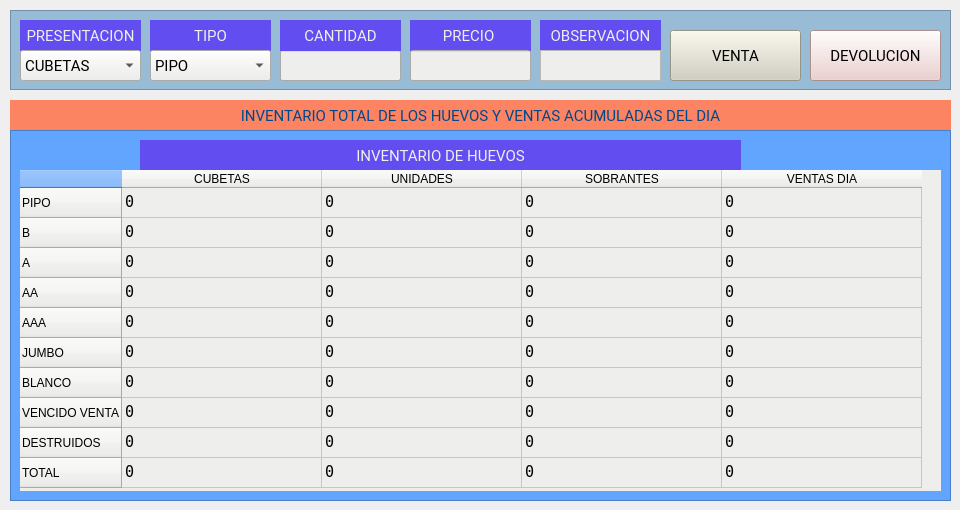
    <widget class="QWidget" name="ventas">
     <attribute name="title">
      <string>INVENTARIO / VENTAS</string>
     </attribute>
     <widget class="QLabel" name="label_10">
      <property name="geometry">
       <rect>
        <x>20</x>
        <y>20</y>
        <width>121</width>
        <height>31</height>
       </rect>
      </property>
      <property name="font">
       <font>
        <family>Roboto</family>
        <pointsize>11</pointsize>
        <weight>50</weight>
        <italic>false</italic>
        <bold>false</bold>
       </font>
      </property>
      <property name="styleSheet">
       <string notr="true">font: 11pt &quot;Roboto&quot;;
color: rgb(238, 238, 236);
background-color: rgb(98, 77, 240);</string>
      </property>
      <property name="text">
       <string>PRESENTACION</string>
      </property>
      <property name="alignment">
       <set>Qt::AlignCenter</set>
      </property>
     </widget>
     <widget class="QComboBox" name="presentacion_venta">
      <property name="geometry">
       <rect>
        <x>20</x>
        <y>50</y>
        <width>121</width>
        <height>31</height>
       </rect>
      </property>
      <property name="font">
       <font>
        <family>Roboto</family>
        <pointsize>11</pointsize>
        <weight>50</weight>
        <italic>false</italic>
        <bold>false</bold>
       </font>
      </property>
      <property name="styleSheet">
       <string notr="true">background-color: rgb(238, 238, 236);</string>
      </property>
      <item>
       <property name="text">
        <string>CUBETAS</string>
       </property>
      </item>
      <item>
       <property name="text">
        <string>SOBRANTES</string>
       </property>
      </item>
     </widget>
     <widget class="QFrame" name="frame">
      <property name="geometry">
       <rect>
        <x>10</x>
        <y>130</y>
        <width>941</width>
        <height>371</height>
       </rect>
      </property>
      <property name="font">
       <font>
        <family>Roboto</family>
        <pointsize>11</pointsize>
        <weight>50</weight>
        <italic>false</italic>
        <bold>false</bold>
       </font>
      </property>
      <property name="styleSheet">
       <string notr="true">background-color: rgb(97, 165, 255);</string>
      </property>
      <property name="frameShape">
       <enum>QFrame::StyledPanel</enum>
      </property>
      <property name="frameShadow">
       <enum>QFrame::Raised</enum>
      </property>
      <widget class="QTableWidget" name="tabla_inventario">
       <property name="geometry">
        <rect>
         <x>10</x>
         <y>40</y>
         <width>921</width>
         <height>321</height>
        </rect>
       </property>
       <property name="font">
        <font>
         <family>Andale Mono</family>
         <pointsize>11</pointsize>
         <weight>50</weight>
         <italic>false</italic>
         <bold>false</bold>
        </font>
       </property>
       <property name="layoutDirection">
        <enum>Qt::LeftToRight</enum>
       </property>
       <property name="styleSheet">
        <string notr="true">font: 11pt &quot;Andale Mono&quot;;
background-color: rgb(238, 238, 236);</string>
       </property>
       <property name="frameShape">
        <enum>QFrame::NoFrame</enum>
       </property>
       <property name="frameShadow">
        <enum>QFrame::Raised</enum>
       </property>
       <property name="verticalScrollBarPolicy">
        <enum>Qt::ScrollBarAlwaysOff</enum>
       </property>
       <property name="horizontalScrollBarPolicy">
        <enum>Qt::ScrollBarAlwaysOff</enum>
       </property>
       <property name="autoScroll">
        <bool>false</bool>
       </property>
       <property name="editTriggers">
        <set>QAbstractItemView::NoEditTriggers</set>
       </property>
       <property name="showGrid">
        <bool>true</bool>
       </property>
       <property name="cornerButtonEnabled">
        <bool>true</bool>
       </property>
       <attribute name="horizontalHeaderDefaultSectionSize">
        <number>200</number>
       </attribute>
       <attribute name="horizontalHeaderHighlightSections">
        <bool>true</bool>
       </attribute>
       <row>
        <property name="text">
         <string>PIPO</string>
        </property>
       </row>
       <row>
        <property name="text">
         <string>B</string>
        </property>
       </row>
       <row>
        <property name="text">
         <string>A</string>
        </property>
       </row>
       <row>
        <property name="text">
         <string>AA</string>
        </property>
       </row>
       <row>
        <property name="text">
         <string>AAA</string>
        </property>
       </row>
       <row>
        <property name="text">
         <string>JUMBO</string>
        </property>
       </row>
       <row>
        <property name="text">
         <string>BLANCO</string>
        </property>
       </row>
       <row>
        <property name="text">
         <string>VENCIDO VENTA</string>
        </property>
       </row>
       <row>
        <property name="text">
         <string>DESTRUIDOS</string>
        </property>
       </row>
       <row>
        <property name="text">
         <string>TOTAL</string>
        </property>
       </row>
       <column>
        <property name="text">
         <string>CUBETAS</string>
        </property>
        <property name="textAlignment">
         <set>AlignCenter</set>
        </property>
       </column>
       <column>
        <property name="text">
         <string>UNIDADES</string>
        </property>
       </column>
       <column>
        <property name="text">
         <string>SOBRANTES</string>
        </property>
       </column>
       <column>
        <property name="text">
         <string>VENTAS DIA</string>
        </property>
       </column>
       <item row="0" column="0">
        <property name="text">
         <string>0</string>
        </property>
       </item>
       <item row="0" column="1">
        <property name="text">
         <string>0</string>
        </property>
       </item>
       <item row="0" column="2">
        <property name="text">
         <string>0</string>
        </property>
       </item>
       <item row="0" column="3">
        <property name="text">
         <string>0</string>
        </property>
       </item>
       <item row="1" column="0">
        <property name="text">
         <string>0</string>
        </property>
       </item>
       <item row="1" column="1">
        <property name="text">
         <string>0</string>
        </property>
       </item>
       <item row="1" column="2">
        <property name="text">
         <string>0</string>
        </property>
       </item>
       <item row="1" column="3">
        <property name="text">
         <string>0</string>
        </property>
       </item>
       <item row="2" column="0">
        <property name="text">
         <string>0</string>
        </property>
       </item>
       <item row="2" column="1">
        <property name="text">
         <string>0</string>
        </property>
       </item>
       <item row="2" column="2">
        <property name="text">
         <string>0</string>
        </property>
       </item>
       <item row="2" column="3">
        <property name="text">
         <string>0</string>
        </property>
       </item>
       <item row="3" column="0">
        <property name="text">
         <string>0</string>
        </property>
       </item>
       <item row="3" column="1">
        <property name="text">
         <string>0</string>
        </property>
       </item>
       <item row="3" column="2">
        <property name="text">
         <string>0</string>
        </property>
       </item>
       <item row="3" column="3">
        <property name="text">
         <string>0</string>
        </property>
       </item>
       <item row="4" column="0">
        <property name="text">
         <string>0</string>
        </property>
       </item>
       <item row="4" column="1">
        <property name="text">
         <string>0</string>
        </property>
       </item>
       <item row="4" column="2">
        <property name="text">
         <string>0</string>
        </property>
       </item>
       <item row="4" column="3">
        <property name="text">
         <string>0</string>
        </property>
       </item>
       <item row="5" column="0">
        <property name="text">
         <string>0</string>
        </property>
       </item>
       <item row="5" column="1">
        <property name="text">
         <string>0</string>
        </property>
       </item>
       <item row="5" column="2">
        <property name="text">
         <string>0</string>
        </property>
       </item>
       <item row="5" column="3">
        <property name="text">
         <string>0</string>
        </property>
       </item>
       <item row="6" column="0">
        <property name="text">
         <string>0</string>
        </property>
       </item>
       <item row="6" column="1">
        <property name="text">
         <string>0</string>
        </property>
       </item>
       <item row="6" column="2">
        <property name="text">
         <string>0</string>
        </property>
       </item>
       <item row="6" column="3">
        <property name="text">
         <string>0</string>
        </property>
       </item>
       <item row="7" column="0">
        <property name="text">
         <string>0</string>
        </property>
       </item>
       <item row="7" column="1">
        <property name="text">
         <string>0</string>
        </property>
       </item>
       <item row="7" column="2">
        <property name="text">
         <string>0</string>
        </property>
       </item>
       <item row="7" column="3">
        <property name="text">
         <string>0</string>
        </property>
       </item>
       <item row="8" column="0">
        <property name="text">
         <string>0</string>
        </property>
       </item>
       <item row="8" column="1">
        <property name="text">
         <string>0</string>
        </property>
       </item>
       <item row="8" column="2">
        <property name="text">
         <string>0</string>
        </property>
       </item>
       <item row="8" column="3">
        <property name="text">
         <string>0</string>
        </property>
       </item>
       <item row="9" column="0">
        <property name="text">
         <string>0</string>
        </property>
       </item>
       <item row="9" column="1">
        <property name="text">
         <string>0</string>
        </property>
       </item>
       <item row="9" column="2">
        <property name="text">
         <string>0</string>
        </property>
       </item>
       <item row="9" column="3">
        <property name="text">
         <string>0</string>
        </property>
       </item>
      </widget>
      <widget class="QLabel" name="cantidad_cupo_6">
       <property name="geometry">
        <rect>
         <x>130</x>
         <y>10</y>
         <width>601</width>
         <height>31</height>
        </rect>
       </property>
       <property name="font">
        <font>
         <family>Roboto</family>
         <pointsize>11</pointsize>
         <weight>50</weight>
         <italic>false</italic>
         <bold>false</bold>
        </font>
       </property>
       <property name="styleSheet">
        <string notr="true">font: 11pt &quot;Roboto&quot;;
color: rgb(238, 238, 236);
background-color: rgb(98, 77, 240);</string>
       </property>
       <property name="text">
        <string>INVENTARIO DE HUEVOS</string>
       </property>
       <property name="alignment">
        <set>Qt::AlignCenter</set>
       </property>
      </widget>
      <zorder>cantidad_cupo_6</zorder>
      <zorder>tabla_inventario</zorder>
     </widget>
     <widget class="QLabel" name="cantidad_cupo_10">
      <property name="geometry">
       <rect>
        <x>10</x>
        <y>100</y>
        <width>941</width>
        <height>31</height>
       </rect>
      </property>
      <property name="font">
       <font>
        <family>Roboto</family>
        <pointsize>11</pointsize>
        <weight>50</weight>
        <italic>false</italic>
        <bold>false</bold>
       </font>
      </property>
      <property name="styleSheet">
       <string notr="true">background-color: rgb(252, 132, 98);
color: rgb(1, 72, 138);
font: 11pt &quot;Roboto&quot;;</string>
      </property>
      <property name="text">
       <string>INVENTARIO TOTAL DE LOS HUEVOS Y VENTAS ACUMULADAS DEL DIA</string>
      </property>
      <property name="alignment">
       <set>Qt::AlignCenter</set>
      </property>
     </widget>
     <widget class="QFrame" name="frame_27">
      <property name="geometry">
       <rect>
        <x>10</x>
        <y>10</y>
        <width>941</width>
        <height>80</height>
       </rect>
      </property>
      <property name="styleSheet">
       <string notr="true">background-color: rgb(152, 187, 214);</string>
      </property>
      <property name="frameShape">
       <enum>QFrame::StyledPanel</enum>
      </property>
      <property name="frameShadow">
       <enum>QFrame::Raised</enum>
      </property>
      <widget class="QLineEdit" name="cantidad_venta">
       <property name="geometry">
        <rect>
         <x>270</x>
         <y>40</y>
         <width>121</width>
         <height>31</height>
        </rect>
       </property>
       <property name="styleSheet">
        <string notr="true">background-color: rgb(238, 238, 236);</string>
       </property>
      </widget>
      <widget class="QLabel" name="label_9">
       <property name="geometry">
        <rect>
         <x>530</x>
         <y>10</y>
         <width>121</width>
         <height>31</height>
        </rect>
       </property>
       <property name="font">
        <font>
         <family>Roboto</family>
         <pointsize>11</pointsize>
         <weight>50</weight>
         <italic>false</italic>
         <bold>false</bold>
        </font>
       </property>
       <property name="styleSheet">
        <string notr="true">font: 11pt &quot;Roboto&quot;;
color: rgb(238, 238, 236);
background-color: rgb(98, 77, 240);</string>
       </property>
       <property name="text">
        <string>OBSERVACION</string>
       </property>
       <property name="alignment">
        <set>Qt::AlignCenter</set>
       </property>
      </widget>
      <widget class="QLabel" name="label_11">
       <property name="geometry">
        <rect>
         <x>140</x>
         <y>10</y>
         <width>121</width>
         <height>31</height>
        </rect>
       </property>
       <property name="font">
        <font>
         <family>Roboto</family>
         <pointsize>11</pointsize>
         <weight>50</weight>
         <italic>false</italic>
         <bold>false</bold>
        </font>
       </property>
       <property name="styleSheet">
        <string notr="true">font: 11pt &quot;Roboto&quot;;
color: rgb(238, 238, 236);
background-color: rgb(98, 77, 240);</string>
       </property>
       <property name="text">
        <string>TIPO</string>
       </property>
       <property name="alignment">
        <set>Qt::AlignCenter</set>
       </property>
      </widget>
      <widget class="QComboBox" name="tipo_venta">
       <property name="geometry">
        <rect>
         <x>140</x>
         <y>40</y>
         <width>121</width>
         <height>31</height>
        </rect>
       </property>
       <property name="font">
        <font>
         <family>Roboto</family>
         <pointsize>11</pointsize>
         <weight>50</weight>
         <italic>false</italic>
         <bold>false</bold>
        </font>
       </property>
       <property name="styleSheet">
        <string notr="true">background-color: rgb(238, 238, 236);</string>
       </property>
       <item>
        <property name="text">
         <string>PIPO</string>
        </property>
       </item>
       <item>
        <property name="text">
         <string>B</string>
        </property>
       </item>
       <item>
        <property name="text">
         <string>A</string>
        </property>
       </item>
       <item>
        <property name="text">
         <string>AA</string>
        </property>
       </item>
       <item>
        <property name="text">
         <string>AAA</string>
        </property>
       </item>
       <item>
        <property name="text">
         <string>JUMBO</string>
        </property>
       </item>
       <item>
        <property name="text">
         <string>BLANCO</string>
        </property>
       </item>
       <item>
        <property name="text">
         <string>VENCIDO VENTA</string>
        </property>
       </item>
       <item>
        <property name="text">
         <string>DESTRUIDOS</string>
        </property>
       </item>
      </widget>
      <widget class="QLabel" name="label_13">
       <property name="geometry">
        <rect>
         <x>400</x>
         <y>10</y>
         <width>121</width>
         <height>31</height>
        </rect>
       </property>
       <property name="font">
        <font>
         <family>Roboto</family>
         <pointsize>11</pointsize>
         <weight>50</weight>
         <italic>false</italic>
         <bold>false</bold>
        </font>
       </property>
       <property name="styleSheet">
        <string notr="true">font: 11pt &quot;Roboto&quot;;
color: rgb(238, 238, 236);
background-color: rgb(98, 77, 240);</string>
       </property>
       <property name="text">
        <string>PRECIO </string>
       </property>
       <property name="alignment">
        <set>Qt::AlignCenter</set>
       </property>
      </widget>
      <widget class="QLabel" name="label_12">
       <property name="geometry">
        <rect>
         <x>270</x>
         <y>10</y>
         <width>121</width>
         <height>31</height>
        </rect>
       </property>
       <property name="font">
        <font>
         <family>Roboto</family>
         <pointsize>11</pointsize>
         <weight>50</weight>
         <italic>false</italic>
         <bold>false</bold>
        </font>
       </property>
       <property name="styleSheet">
        <string notr="true">font: 11pt &quot;Roboto&quot;;
color: rgb(238, 238, 236);
background-color: rgb(98, 77, 240);</string>
       </property>
       <property name="text">
        <string>CANTIDAD</string>
       </property>
       <property name="alignment">
        <set>Qt::AlignCenter</set>
       </property>
      </widget>
      <widget class="QLineEdit" name="precio_venta">
       <property name="geometry">
        <rect>
         <x>400</x>
         <y>40</y>
         <width>121</width>
         <height>31</height>
        </rect>
       </property>
       <property name="styleSheet">
        <string notr="true">background-color: rgb(238, 238, 236);</string>
       </property>
      </widget>
      <widget class="QTextEdit" name="comentario_venta">
       <property name="geometry">
        <rect>
         <x>530</x>
         <y>40</y>
         <width>121</width>
         <height>31</height>
        </rect>
       </property>
       <property name="font">
        <font>
         <family>Roboto</family>
         <pointsize>11</pointsize>
         <weight>50</weight>
         <italic>false</italic>
         <bold>false</bold>
        </font>
       </property>
       <property name="styleSheet">
        <string notr="true">background-color: rgb(238, 238, 236);</string>
       </property>
       <property name="html">
        <string>&lt;!DOCTYPE HTML PUBLIC &quot;-//W3C//DTD HTML 4.0//EN&quot; &quot;http://www.w3.org/TR/REC-html40/strict.dtd&quot;&gt;
&lt;html&gt;&lt;head&gt;&lt;meta name=&quot;qrichtext&quot; content=&quot;1&quot; /&gt;&lt;style type=&quot;text/css&quot;&gt;
p, li { white-space: pre-wrap; }
&lt;/style&gt;&lt;/head&gt;&lt;body style=&quot; font-family:'Roboto'; font-size:11pt; font-weight:400; font-style:normal;&quot;&gt;
&lt;p style=&quot;-qt-paragraph-type:empty; margin-top:0px; margin-bottom:0px; margin-left:0px; margin-right:0px; -qt-block-indent:0; text-indent:0px; font-family:'Ubuntu';&quot;&gt;&lt;br /&gt;&lt;/p&gt;&lt;/body&gt;&lt;/html&gt;</string>
       </property>
      </widget>
      <widget class="QPushButton" name="boton_venta">
       <property name="geometry">
        <rect>
         <x>660</x>
         <y>20</y>
         <width>131</width>
         <height>51</height>
        </rect>
       </property>
       <property name="font">
        <font>
         <family>Roboto</family>
         <pointsize>11</pointsize>
         <weight>50</weight>
         <italic>false</italic>
         <bold>false</bold>
        </font>
       </property>
       <property name="styleSheet">
        <string notr="true">font: 11pt &quot;Roboto&quot;;
background-color: rgb(209, 207, 192);
color: rgb(0, 0, 0);</string>
       </property>
       <property name="text">
        <string>VENTA</string>
       </property>
      </widget>
      <widget class="QPushButton" name="boton_devolucion">
       <property name="geometry">
        <rect>
         <x>800</x>
         <y>20</y>
         <width>131</width>
         <height>51</height>
        </rect>
       </property>
       <property name="font">
        <font>
         <family>Roboto</family>
         <pointsize>11</pointsize>
         <weight>50</weight>
         <italic>false</italic>
         <bold>false</bold>
        </font>
       </property>
       <property name="styleSheet">
        <string notr="true">font: 11pt &quot;Roboto&quot;;
color: rgb(0, 0, 0);
background-color: rgb(236, 201, 199);</string>
       </property>
       <property name="text">
        <string>DEVOLUCION</string>
       </property>
      </widget>
     </widget>
     <zorder>frame_27</zorder>
     <zorder>cantidad_cupo_10</zorder>
     <zorder>label_10</zorder>
     <zorder>presentacion_venta</zorder>
     <zorder>frame</zorder>
    </widget>
